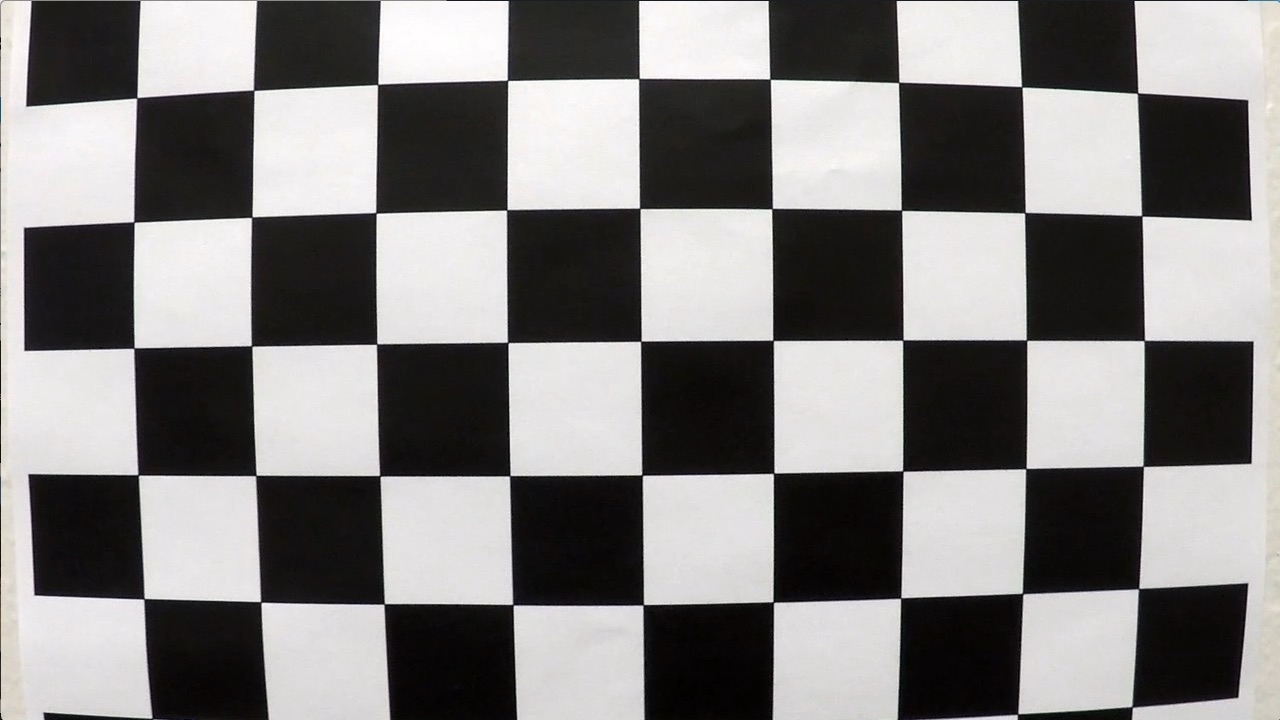
#> input picture proj_advanced_lane_finding/camera_cal/calibration1.jpg, 1280 x 720 px; its folder holds only this picture in this run
$ jupyter execute --allow-errors solutions.ipynb   (shell and % lines are left out)   (older library calls are emulated)
#> lines starting #> are read from the running program, lines starting #| are printed output that depends on the picture; after the words box and inside, x2 and y2 are one past the last pixel; in counts of white or black regions, pixels touching at a corner belong together
## Advanced Lane Finding Project

The goals / steps of this project are the following:

* Compute the camera calibration matrix and distortion coefficients given a set of chessboard images.
* Apply a distortion correction to raw images.
* Use color transforms, gradients, etc., to create a thresholded binary image.
* Apply a perspective transform to rectify binary image ("birds-eye view").
* Detect lane pixels and fit to find the lane boundary.
* Determine the curvature of the lane and vehicle position with respect to center.
* Warp the detected lane boundaries back onto the original image.
* Output visual display of the lane boundaries and numerical estimation of lane curvature and vehicle position.

---
## 1.  compute the camera calibration using chessboard images

[cell 1]
import numpy as np
import cv2
import glob
import matplotlib.pyplot as plt

def get_calibration_mtx():
    # prepare object points, like (0,0,0), (1,0,0), (2,0,0) ....,(6,5,0)
    objp = np.zeros((6*9,3), np.float32)
    objp[:,:2] = np.mgrid[0:9,0:6].T.reshape(-1,2)

    # Arrays to store object points and image points from all the images.
    objpoints = [] # 3d points in real world space
    imgpoints = [] # 2d points in image plane.

    # Make a list of calibration images
    images = glob.glob('../camera_cal/calibration*.jpg')

    # Step through the list and search for chessboard corners
    for fname in images:
        img = cv2.imread(fname)
#> img is the input picture: shape (720, 1280, 3); mean B, G, R 127.8, 128.4, 130.1
        gray = cv2.cvtColor(img,cv2.COLOR_BGR2GRAY)

        # Find the chessboard corners
        ret, corners = cv2.findChessboardCorners(gray, (9,6),None)
#> ret = False; corners = None

        # If found, add object points, image points
        if ret == True:
            objpoints.append(objp)
            imgpoints.append(corners)

            # Draw and display the corners
            img = cv2.drawChessboardCorners(img, (9,6), corners, ret)
            cv2.imshow('img',img)
            cv2.waitKey(500)

    cv2.destroyAllWindows()

    ret, mtx, dist, rvecs, tvecs = cv2.calibrateCamera(objpoints, imgpoints, gray.shape[::-1], None, None)
    return mtx, dist

### Computer camera calibration matrix

#> (a cell that did not finish here is left out)

## 2. use the calibration for new image testing

[cell 3]
import numpy as np

# [15 lines left out: function testimg_calibration, not called in this run]

#> (a cell that did not finish here is left out)

## 3 Apply a perspective transform to rectify binary image ("birds-eye view").
find a proper image to do the perspective transform

[cell 5]
import os
def get_perspective_transform_mtx():
    pers_img = os.path.join('..', 'test_images', 'straight_lines1.jpg')
    print(pers_img)
    img = cv2.imread(pers_img)
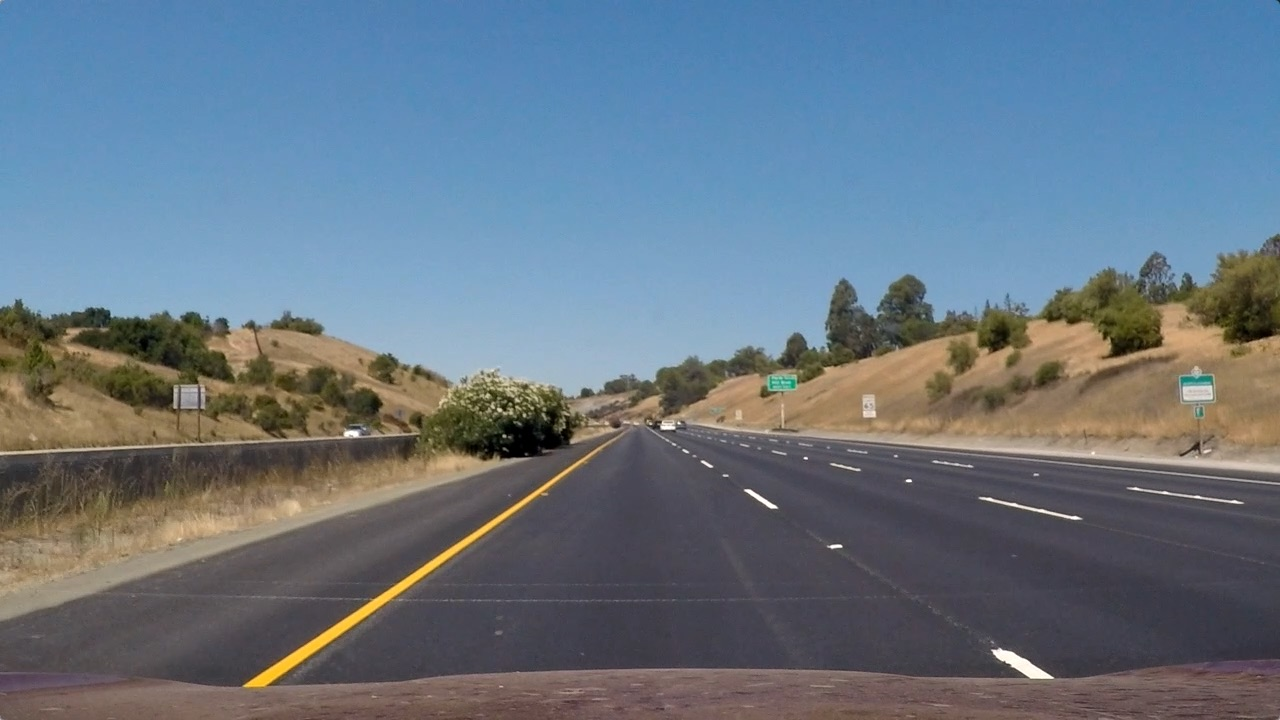
#> input picture proj_advanced_lane_finding/test_images/straight_lines1.jpg, 1280 x 720 px
#> img is the input picture: shape (720, 1280, 3); mean B, G, R 131.2, 117.7, 103.2
    plt.imshow(cv2.cvtColor(img, cv2.COLOR_BGR2RGB))
    src = np.float32([[602, 444], [675, 444], [1050, 688], [253, 688]])
    dst = np.float32([[250, 0], [1050, 0], [1050, 700], [250, 700]])
    '''
          0   1
           ---
          /   \
         /     \
        /       \
        ---------
       3         2
    '''
    plt.plot(*src[0], '.', color = 'r')
    plt.plot(*src[1], '.', color = 'r')
    plt.plot(*src[2], '.', color = 'r')
    plt.plot(*src[3], '.', color = 'r')
    plt.plot(*dst[0], 'x', color = 'y')
    plt.plot(*dst[1], 'x', color = 'y')
    plt.plot(*dst[2], 'x', color = 'y')
    plt.plot(*dst[3], 'x', color = 'y')

    # computer the perspective transformation matrix
    M = cv2.getPerspectiveTransform(src, dst)
    Minv = cv2.getPerspectiveTransform(dst, src)
    return M, Minv

[cell 6]
M, Minv = get_perspective_transform_mtx()

[cell 7]
def testimg_perspective_transform(m):
    # do transformation on the test image
    # check the final warped image after perspective transformation
    imgname = os.path.join('..', 'test_images', 'straight_lines1.jpg')
    img = cv2.imread(imgname)
    img_size = img.shape[1], img.shape[0]
    warped = cv2.warpPerspective(img, M, img_size, flags=cv2.INTER_LINEAR)
    plt.imshow(cv2.cvtColor(warped, cv2.COLOR_BGR2RGB))

[cell 8]
def get_perspective(m, img):
    shape = img.shape[1], img.shape[0]
    return cv2.warpPerspective(img, m, shape, flags = cv2.INTER_LINEAR)

[cell 9]
testimg_perspective_transform(M)

## 4. Use color transforms, gradients, etc., to create a thresholded binary image.
define a function called bin img selection

[cell 10]
from cv2 import Sobel

def build_binary_img(img, rawtype = 'bgr', orient = 'x', sobeltype = 's', s_thresh = (170, 255), sobel_thresh = (20, 100)):
#> called with rawtype = 'rgb', orient = 'x', sobeltype = 's', s_thresh = (170, 255), sobel_thresh = (20, 100)
    if rawtype == 'rgb': # cv2.imread()
        gray = cv2.cvtColor(img, cv2.COLOR_RGB2GRAY)
        hls = cv2.cvtColor(img, cv2.COLOR_RGB2HLS)
#> hls: shape (720, 1280, 3); mean of channels 0, 1, 2 141.7, 87.8, 20.1
    elif rawtype == 'bgr': # matplotlib.image.imread()
        gray = cv2.cvtColor(img, cv2.COLOR_BGR2GRAY)
        hls = cv2.cvtColor(img, cv2.COLOR_BGR2HLS)
    else:  # gray
        assert 0

    H = hls[:,:,0]
    L = hls[:,:,1]
    S = hls[:,:,2]

    channel = gray
    sobelx = Sobel(channel, cv2.CV_64F, 1, 0)
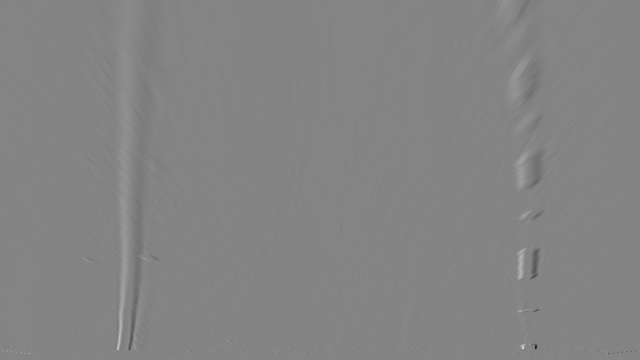
#> sobelx: shape (720, 1280) float64 (shown at 1/2 size); min -455, max 423, mean 0; drawn with min black and max white
    sobelx = np.absolute(sobelx)
    sobelx = np.uint8(255*sobelx/np.max(sobelx))

    sobely = Sobel(channel, cv2.CV_64F, 0, 1)
    sobely = np.absolute(sobely)
    sobely = np.uint8(255*sobely/np.max(sobely))

    # sobel_thresh = (20, 100)
    sobel_bin = np.zeros_like(sobelx)
    if orient == 'x':
        sobel_bin[(sobelx >= sobel_thresh[0]) & (sobelx <= sobel_thresh[1])] = 1
    else:
        sobel_bin[(sobely >= sobel_thresh[0]) & (sobely <= sobel_thresh[1])] = 1

    channel = S
    color_bin = np.zeros_like(channel)
    if orient == 'x':
        color_bin[(channel >= s_thresh[0]) & (channel <= s_thresh[1])] = 1
    else:
        color_bin[(channel >= s_thresh[0]) & (channel <= s_thresh[1])] = 1

    combined_bin = np.zeros_like(gray)
    combined_bin[(color_bin == 1) | (sobel_bin == 1)] = 1

    return sobel_bin*255, color_bin*255, combined_bin*255

[cell 11]
def testimg_build_binary():
    # test the function build_binary_image()
    images = glob.glob('../test_images/*.jpg')
    testidx = np.random.randint(0, len(images))
    print('testing the binary img build function on test image ', images[testidx])
    img = cv2.imread(images[testidx])

    img0 = cv2.warpPerspective(img, M, (img.shape[1], img.shape[0]), flags=cv2.INTER_LINEAR)

    img1, img2, img3 = build_binary_img(img0, rawtype = 'rgb' )
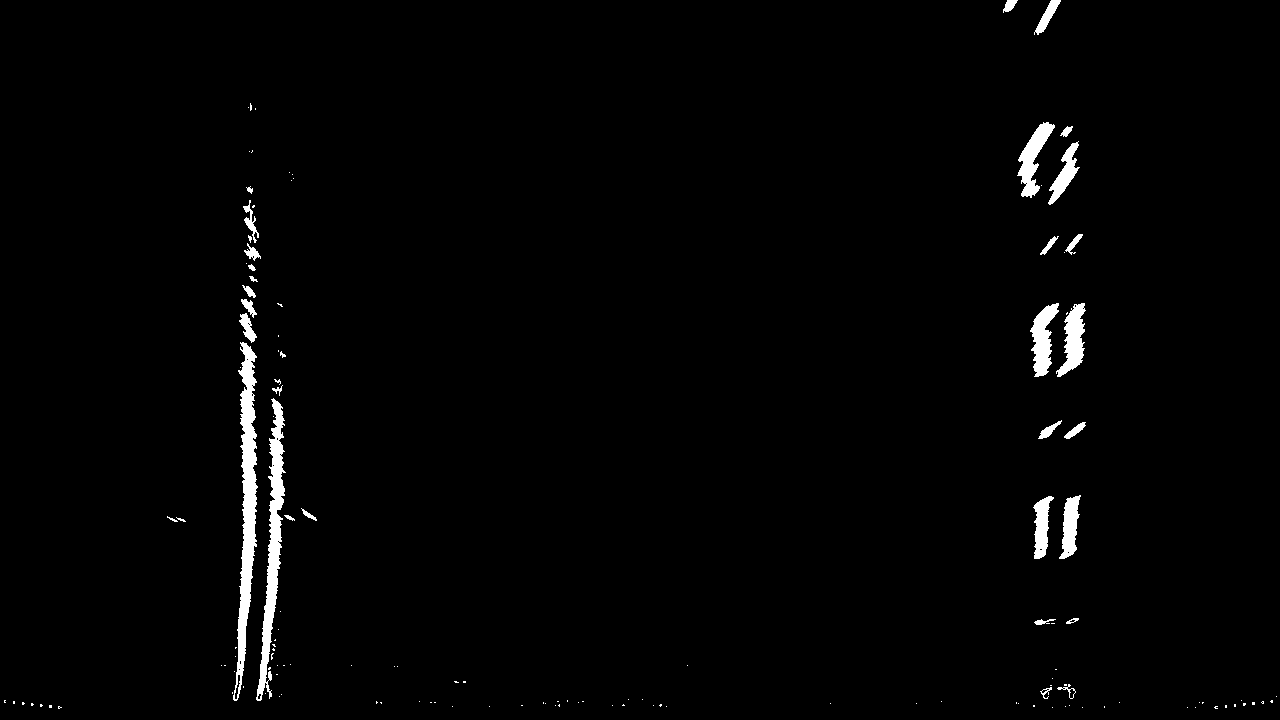
#> img1: shape (720, 1280); 1.7% white; 141 white regions (109 under 20 px), largest, box (x1, y1, x2, y2) and area: (233, 342, 258, 701) 3827, (256, 398, 286, 701) 3022, (1017, 122, 1055, 198) 1143
#> img2: shape (720, 1280); 0.68% white; 17 white regions (14 under 20 px), largest, box (x1, y1, x2, y2) and area: (237, 380, 274, 700) 5446, (1045, 503, 1065, 555) 609, (1045, 689, 1071, 698) 176
#> img3: shape (720, 1280); 2.2% white; 138 white regions (109 under 20 px), largest, box (x1, y1, x2, y2) and area: (232, 342, 286, 701) 11459, (1033, 495, 1081, 559) 2167, (1017, 122, 1055, 198) 1143

    f, ax = plt.subplots(2, 3, figsize=(48, 18))
    f.tight_layout()
    ax[0][0].imshow(cv2.cvtColor(img, cv2.COLOR_BGR2RGB))
    ax[0][0].set_title('Original Image', fontsize=32)

    ax[0][1].imshow(cv2.cvtColor(img0, cv2.COLOR_BGR2RGB))
    ax[0][1].set_title('perspective transformed img', fontsize=32)

    ax[0][2].imshow(img1, cmap = 'gray')
    ax[0][2].set_title('gray sobel x Image', fontsize=32)

    ax[1][0].imshow(img2, cmap = 'gray')
    ax[1][0].set_title('s color channel Image', fontsize=32)

    ax[1][1].imshow(img3, cmap = 'gray')
    ax[1][1].set_title('combin bin Image', fontsize=32)

    plt.subplots_adjust(left=0.1, right=1, top=0.9, bottom=0, wspace=None, hspace=0.4)

    # img, img0 are color imgs
    # img1, img2, img3 are gray imgs
    return img, img0, img1, img2, img3

[cell 12]
rawimg, img0, img1, img2, img3 = testimg_build_binary()
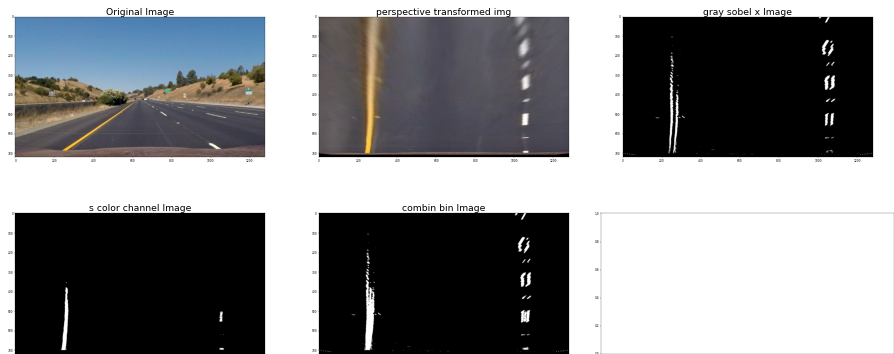
#> figure drawn by matplotlib, 5 panels

### 5. Detect lane pixels and fit to find the lane boundary.

[cell 13]
def get_histogram(img):

    histogram = np.sum(img[img.shape[0]//2:,:], axis=0)
#> histogram = 1280 values, max 86700 at index 247, min 0 at index 0, mean 2996.2
    # as in the persepctive transformation, we have already changed the bottom half to the whole image,
    # then no need to only use the bottom half, just use the whole half
    histogram = np.sum(img[:,:], axis=0)
#> histogram = 1280 values, max 117555 at index 250, min 0 at index 0, mean 4108.5
    out_img = np.dstack((img, img, img))
    plt.imshow(out_img)
    plt.show()
    plt.plot(histogram)
    plt.show()
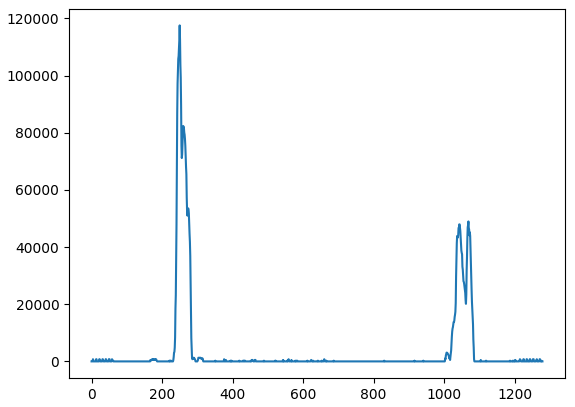
#> figure drawn by matplotlib, 1 panel; curve peaks at x = 250, y = 117555

    return histogram, out_img

[cell 14]
# img is the raw color img,
# img0 is the perspectived img
# img1 is the sobel x binary img
# img2 is the color threshold img
# img3 is the combination of img2 and img3

histogram, out_color = get_histogram(img3)
#> (the rest of the program and of its run is left out)
